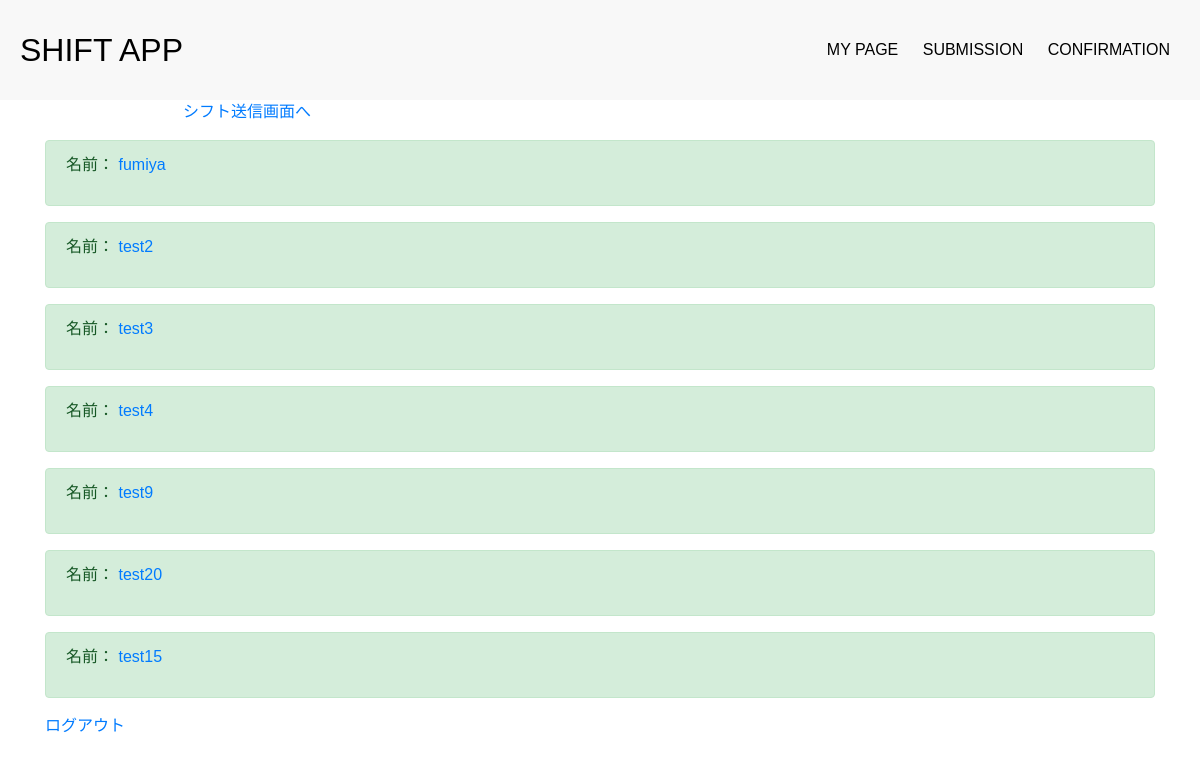
Page /list/ (signed in) on the earlier database version.
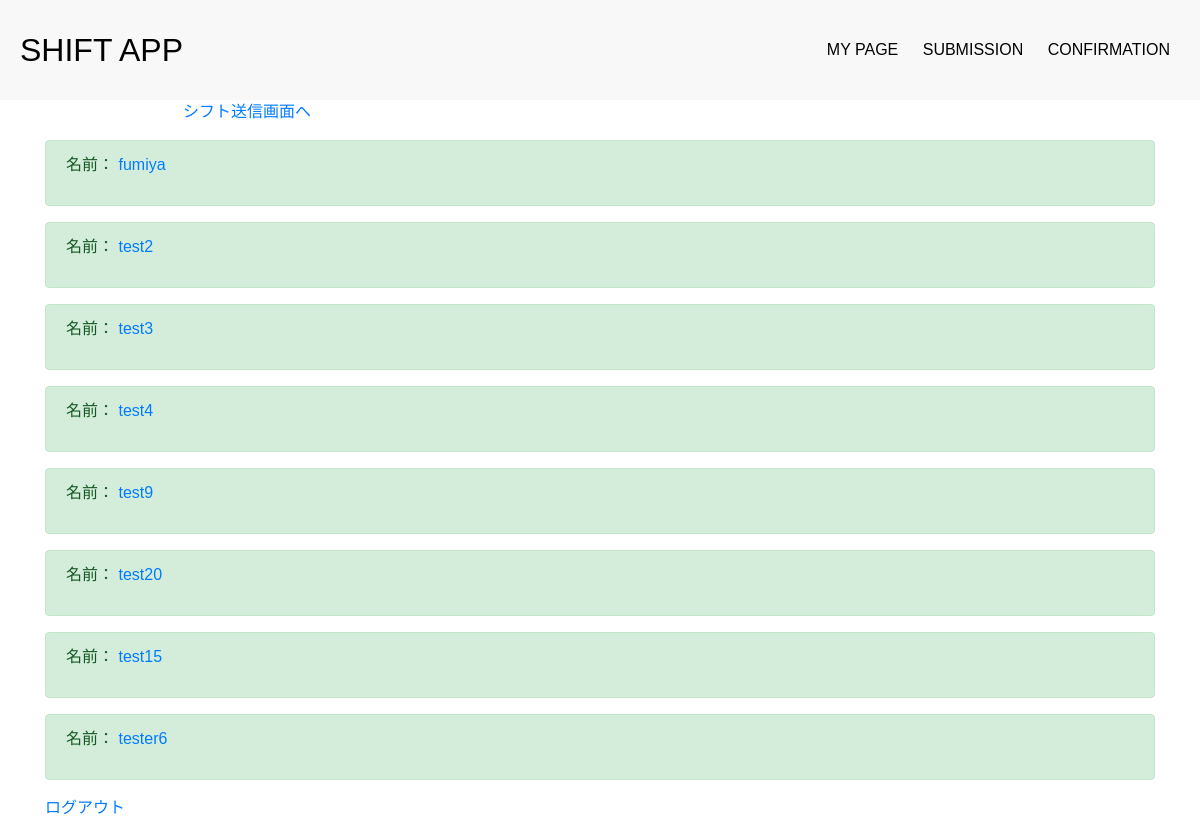
Same page on the later database version.
### account/models.py (models this page shows, shortened)
class Account(models.Model):
    user = models.OneToOneField(User, on_delete=models.CASCADE, primary_key=True)
    name = models.CharField(verbose_name='名前', max_length=50)
    section = models.ManyToManyField(Section, verbose_name='セクション', blank=True)
    gender = models.CharField(verbose_name='性別', max_length=1, choices=GENDER_CHOICES, default='1')
    duties =  models.CharField(verbose_name='役職', max_length=1, choices=DUTIES_CHOICES, default='3')

### account/views.py (the view)
# urls.py: path('list/', views.listfunc, name='list'),
@login_required
def listfunc(request):
    object_list = Account.objects.all()
    return render(request,'account/list.html', {'object_list':object_list})

### account/templates/account/list.html (shortened to what this page needs)
{% extends 'account/base.html' %}
{% block body %}
<p><a href="{% url 'month_with_forms' user.pk %}">シフト送信画面へ</a>
</p>
<div class="container">
    {% for item in object_list %}
    <div class="alert alert-success" role="alert">
        <p>名前： <a href="{% url 'account_detail' item.pk%}">{{ item.name }}</a></p>
    </div>
    {% endfor %}
    <a href="{% url 'logout' %}">ログアウト</a>
</div>
{% endblock body %}

Differences in the rows shown:
added Account: name "tester6"
